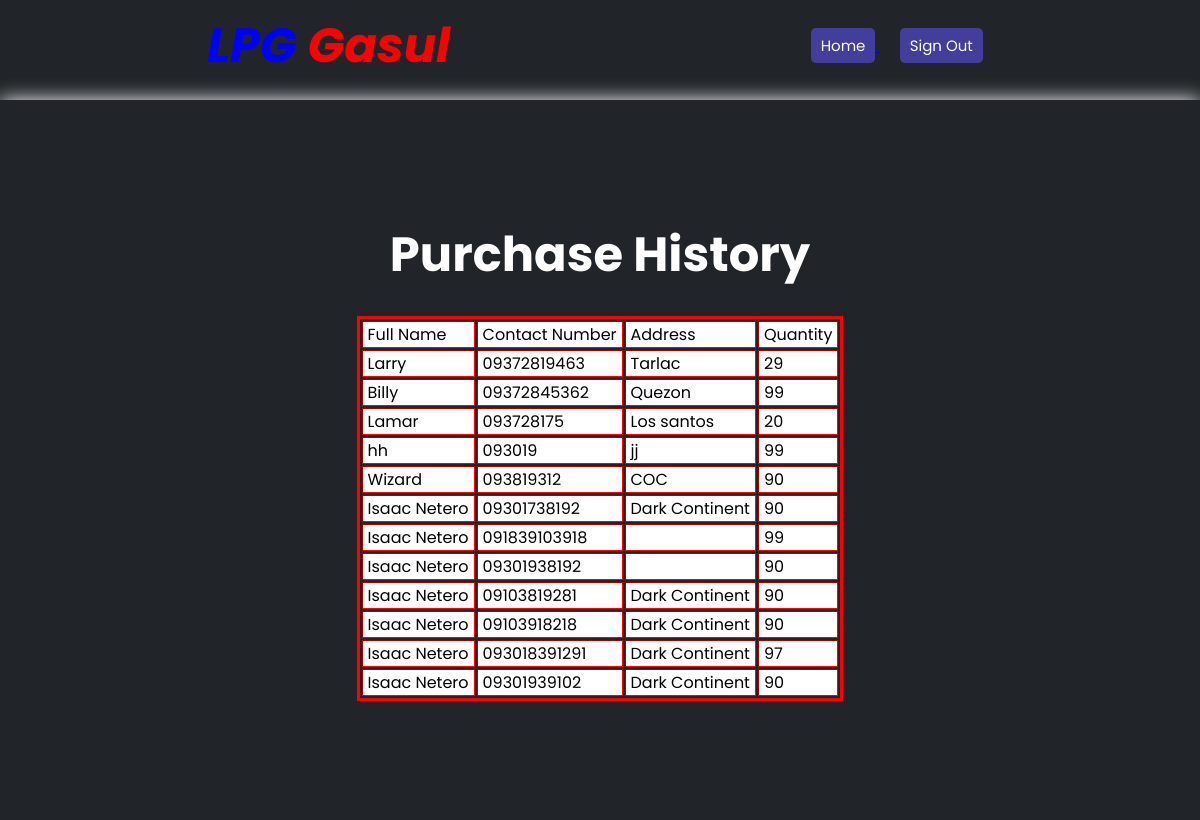
/purchase-history.php (signed in), run on the app's committed database.
### tables this page shows
CREATE TABLE `history` (
  `Id` int(11) NOT NULL,
  `Fullname` varchar(200) DEFAULT NULL,
  `Addresss` varchar(200) DEFAULT NULL,
  `Contact` varchar(200) DEFAULT NULL,
  `Quantity` varchar(200) DEFAULT NULL
);

### purchase-history.php (the view, shortened to what this page needs)
<!DOCTYPE html>
<html lang="en">
<head>
    <link rel="stylesheet" href="style/style.css">
    <link rel="stylesheet" href="style/styles.css">
</head>
<body>
    <div class="nav" style="background-color: #212529; padding: 1rem 2rem;">
        <div class="logo">
            <p><a href="home.php" style="color: red; font-style: italic; font-weight: 700;
            font-size: 3rem;"><span style="color: blue;">LPG</span> Gasul</a> </p>
        </div>
        <div class="right-links">
            <a href="admin-home.php"> <button class="btn">Home</button> </a>
            <a href="logout-admin.php"> <button class="btn">Sign Out</button> </a>
        </div>
    </div>
    <div class="about12" style="background-color: #212529; height: 90vh;
            display: flex; align-items: center; justify-content: center;
            padding: 0 2rem; flex-direction: column;">
        <?php
require("connect.php");
$result = mysqli_query($connection, 'SELECT * FROM history');
?>
<html>
<head>
</head>
<body>
    <h1 style="color: White; font-size: 3rem;">Purchase History</h1>
    <br>
    <table border="3" style="border: solid red;">
        <thead>
            <tr style="background-color: white;">
                <td colspan="3" style="padding: 0 5px">Full Name</td>
                <td colspan="3" style="padding: 0 5px">Contact Number</td>
                <td colspan="3" style="padding: 0 5px">Address</td>
                <td colspan="3" style="padding: 0 5px">Quantity</td>
            </tr>
        </thead>
        <?php
            while($row = mysqli_fetch_array($result) )
            {
        ?>
        <tr style="background-color: white;">
            <td colspan="3" style="padding: 0 5px"><?php echo $row['Fullname']; ?>
            <td colspan="3" style="padding: 0 5px"><?php echo $row['Contact']; ?>
            <td colspan="3" style="padding: 0 5px"><?php echo $row['Addresss']; ?>
            <td colspan="3" style="padding: 0 5px"><?php echo $row['Quantity']; ?>
        </tr>
        <?php } ?>
    </table>
</body>
</html>
    </div>
</body>
</html>

### style/style.css (style rules this page uses)
* { padding: 0; margin: 0; box-sizing: border-box; font-family: 'Poppins',sans-serif; }
body { background: #e4e9f7; }
.btn { height: 35px; background: rgba(76,68,182,0.808); border: 0; border-radius: 5px; color: #fff; font-size: 15px; cursor: pointer; transition: all .3s; margin-top: 10px; padding: 0px 10px; }
.nav { background: #fff; display: flex; flex-direction: row; justify-content: space-around; line-height: 60px; z-index: 100; }
.logo { font-size: 25px; font-weight: 900; }
.logo a { text-decoration: none; color: #000; }
.right-links a { padding: 0 10px; }
.about12 { background-color: #212529; height: 80vh; display: flex; filter: drop-shadow(0 0 10px white); }

### data on the page
history: Fullname "Larry", Contact "09372819463", Addresss "Tarlac", Quantity "29"
history: Fullname "Billy", Contact "09372845362", Addresss "Quezon", Quantity "99"
history: Fullname "Lamar", Contact "093728175", Addresss "Los santos", Quantity "20"
history: Fullname "hh", Contact "093019", Addresss "jj", Quantity "99"
history: Fullname "Wizard", Contact "093819312", Addresss "COC", Quantity "90"
history: Fullname "Isaac Netero", Contact "09301738192", Addresss "Dark Continent", Quantity "90"
history: Fullname "Isaac Netero", Contact "091839103918", Quantity "99"
history: Fullname "Isaac Netero", Contact "09301938192", Quantity "90"
history: Fullname "Isaac Netero", Contact "09103819281", Addresss "Dark Continent", Quantity "90"
history: Fullname "Isaac Netero", Contact "09103918218", Addresss "Dark Continent", Quantity "90"
history: Fullname "Isaac Netero", Contact "093018391291", Addresss "Dark Continent", Quantity "97"
history: Fullname "Isaac Netero", Contact "09301939102", Addresss "Dark Continent", Quantity "90"
